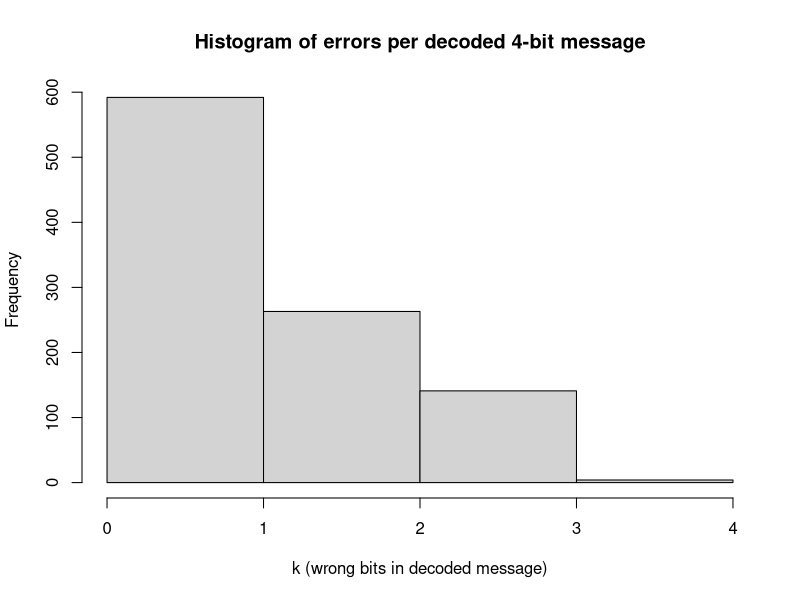
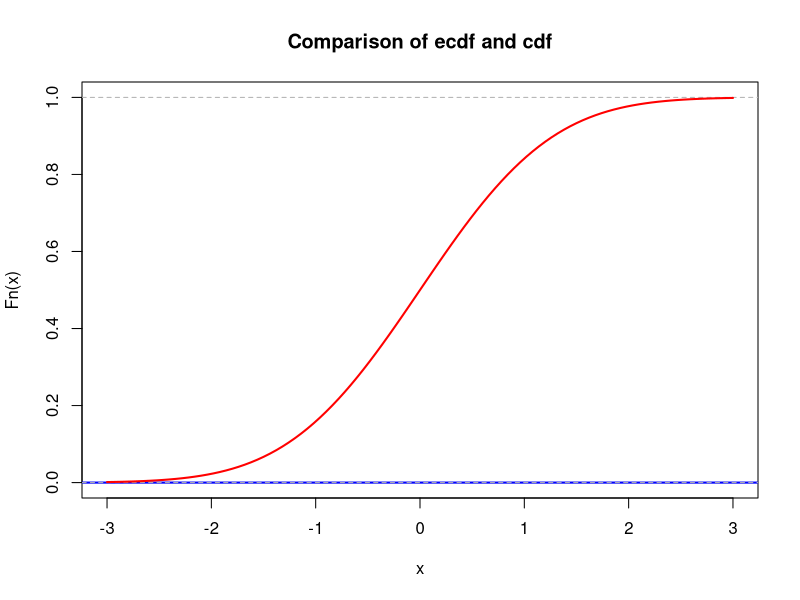
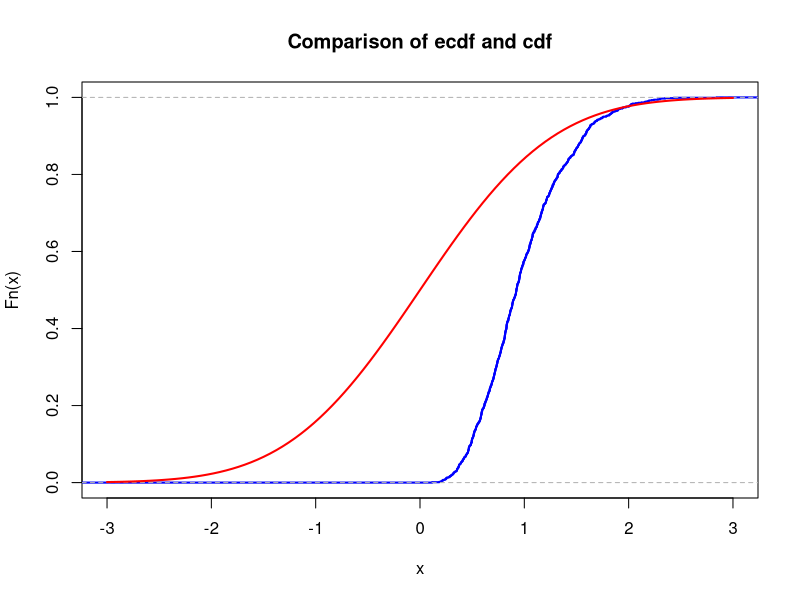
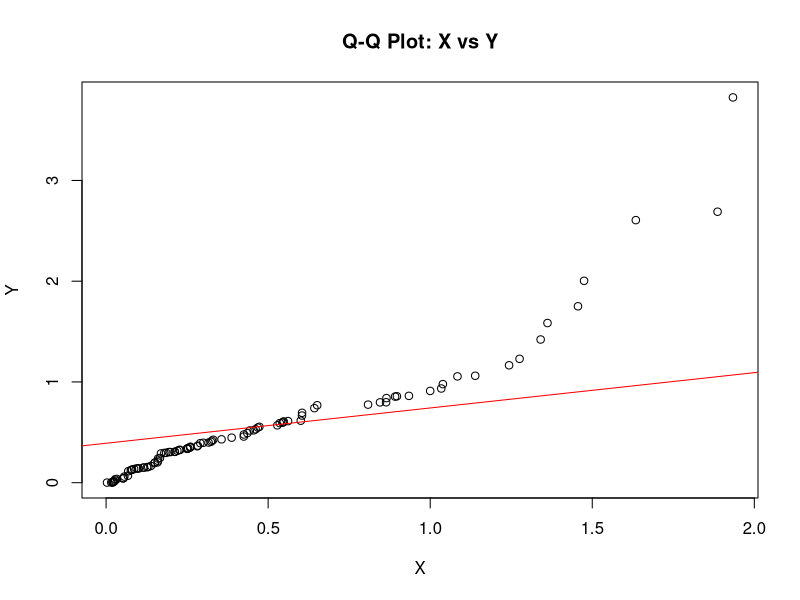
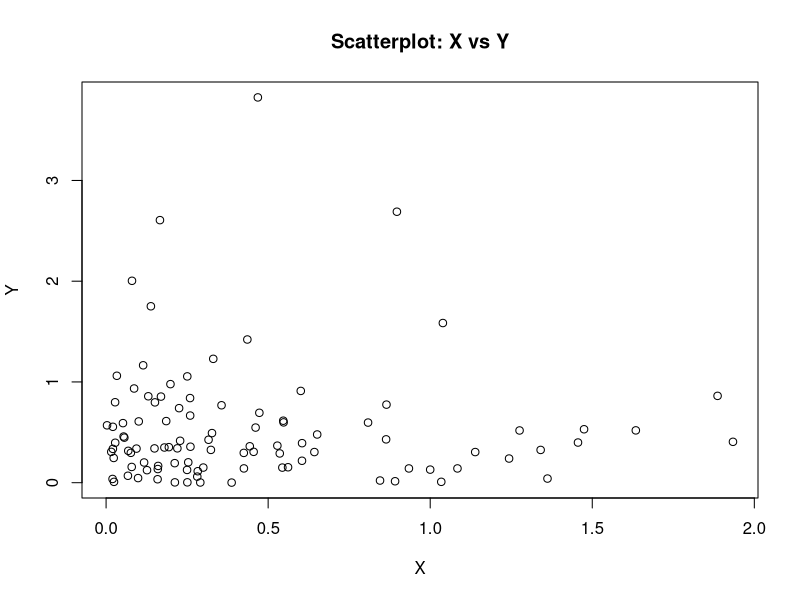
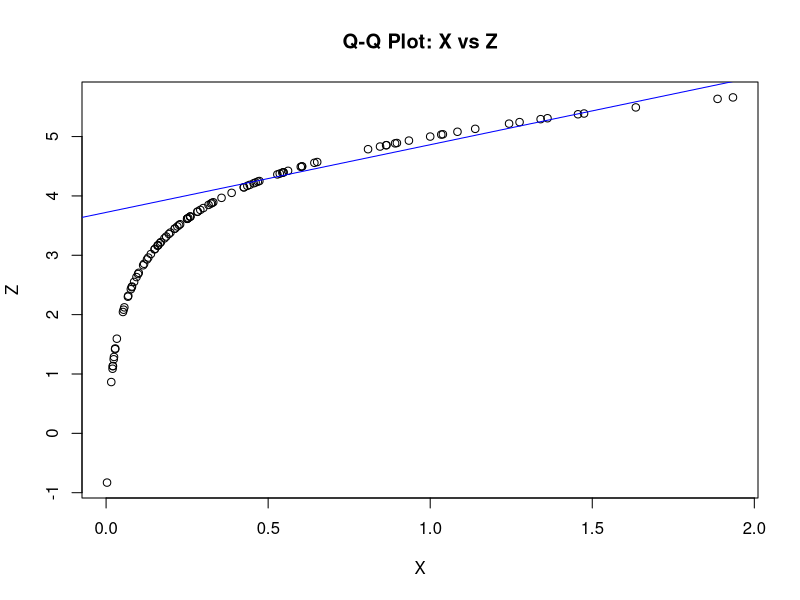
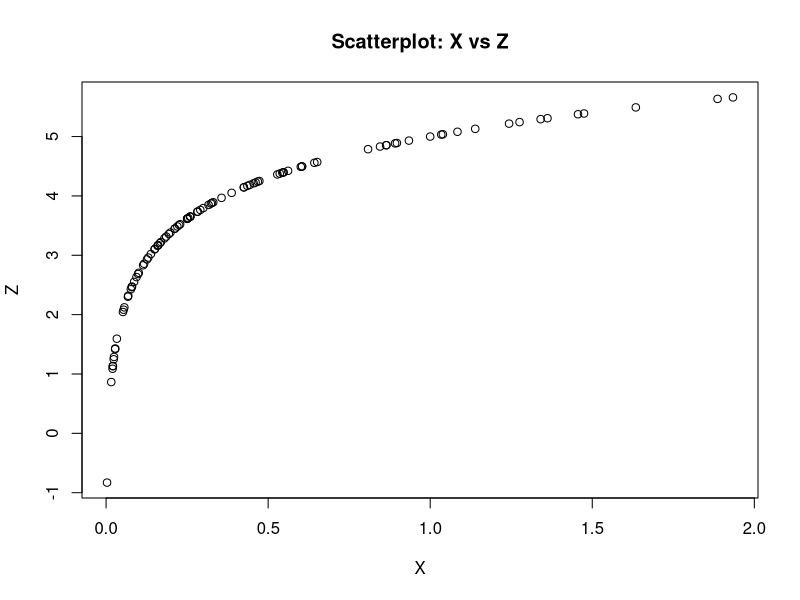

Recreate these plots in R, in order.
## ---- chunk 1
                          
id <- 26                  
                         
set.seed(id)
p <- id/100

# matrices G and H
G <- matrix(c(1, 1, 1, 0, 0, 0, 0,
		1, 0, 0, 1, 1, 0, 0,
		0, 1, 0, 1, 0, 1, 0,
		1, 1, 0, 1, 0, 0, 1), nrow = 4, byrow = TRUE)
H <- t(matrix(c(1, 0, 1, 0, 1, 0, 1,
		0, 1, 1, 0, 0, 1, 1,
		0, 0, 0, 1, 1, 1, 1), nrow = 3, byrow = TRUE))

#cat("The matrix G is: \n") 
#G
#cat("The matrix H is: \n") 
#H
#cat("The product GH must be zero: \n")
#(G%*%H)%%2

## ---- chunk 2
# generate N messages
N <- 1000

message_generator <- function(N) {
  matrix(sample(c(0,1), 4*N, replace = TRUE), nrow = N)
}

messages <- message_generator(N)
codewords <- (messages %*% G) %% 2
## ---- chunk 3
errors <- matrix(rbinom(N*7, size = 1, prob = p), nrow = N)
received <- (codewords + errors) %% 2
## ---- chunk 4
#First of all, we have to get syndrome z=rH(mod2) three-bites vector
syndrome <- function(r) as.vector((r %*% H) %% 2)

#Now we are correcting one message
correct_one  <- function(r) {
  z <- syndrome(matrix(r, nrow = 1))
  pos <- z[1] + 2*z[2] + 4*z[3]
  if (pos != 0) r[pos] <- 1 - r[pos]
  r
}

#decoding (leaving only bits with information)
decode_one   <- function(r) c(r[3], r[5], r[6], r[7])

#applying to all words
corrected <- t(apply(received, 1, correct_one))
decoded   <- t(apply(corrected, 1, decode_one))

#caclulating p_hat
success <- apply(decoded == messages, 1, all)
p_hat   <- mean(success)
p_hat

## ---- chunk 5
z <- qnorm(0.975)
SE <- sqrt(p_hat * (1 - p_hat) / N)
var_e <- z * SE
CI <- c(p_hat - var_e, p_hat + var_e)

list(SE = SE, epsilon = var_e, CI_for_p_star = CI)
## ---- chunk 6
N_min <- ceiling((1.96^2 * 0.25) / 0.03^2)
N_min
## ---- chunk 7
k <- rowSums(decoded != messages)

hist(k, breaks = 0:4, xlab = "k (wrong bits in decoded message)",
     main = "Histogram of errors per decoded 4-bit message")
## ---- chunk 8
lambda <- 1  # change this!
N <- 100     # change this!
mu <- N * lambda
K <- 1e3
n <- 5
sample_means <- colMeans(matrix(rpois(n*K, lambda = mu), nrow=n))
## ---- chunk 9
mu <- 0       # change this!
sigma <- 1    # change this!
## ---- chunk 10
xlims <- c(mu-3*sigma,mu+3*sigma)
Fs <- ecdf(sample_means)
plot(Fs, 
     xlim = xlims, 
     ylim = c(0,1),
     col = "blue",
     lwd = 2,
     main = "Comparison of ecdf and cdf")
curve(pnorm(x, mean = mu, sd = sigma), col = "red", lwd = 2, add = TRUE)
## ---- chunk 11
nu1 <- 1  # change this!
K <- 1e3
n <- 5
sample_means <- colMeans(matrix(rexp(n*K, rate = nu1), nrow=n))
## ---- chunk 12
mu <- 0       # change this!
sigma <- 1    # change this!
## ---- chunk 13
xlims <- c(mu-3*sigma,mu+3*sigma)
Fs <- ecdf(sample_means)
plot(Fs, 
     xlim = xlims, 
     col = "blue",
     lwd = 2,
     main = "Comparison of ecdf and cdf")
curve(pnorm(x, mean = mu, sd = sigma), col = "red", lwd = 2, add = TRUE)
## ---- chunk 14
mu <- 26
sigma <- sqrt(59)
N <- 100

X <- rnorm(N, mu, sigma)
Y <- 1/X

mean_x <- mean(X)
mean_Y <- mean(Y)

reciprocal_mean_X <- 1/mean_x

reciprocal_mean_X
mean_Y
## ---- chunk 15
lambda <- 2

X_exp <- rexp(n = N, lambda)
Y_exp <- rexp(n = N, lambda)
Z_exp <- log(X_exp) + 5

qqplot(X_exp, Y_exp, 
       main = "Q-Q Plot: X vs Y", 
       xlab = "X", ylab = "Y")
# Adding line for x=y because distributions are the same.
qqline(Y_exp, col = "red") 
# The points lie on the line, so X and Y are "similar" (from the same distribution).

plot(X_exp, Y_exp, 
     main = "Scatterplot: X vs Y",
     xlab = "X", ylab = "Y")
# Here we can see chaotic number of points. We don't have any pattern here so X and Y are independent.

qqplot(X_exp, Z_exp, 
       main = "Q-Q Plot: X vs Z",
       xlab = "X", ylab = "Z")
# Adding line for y=x.
qqline(Z_exp, col = "blue")
# The points form a curve and do not lie on the line. Therefore, X and Z are NOT "similar" (they are from different distributions).

plot(X_exp, Z_exp, 
     main = "Scatterplot: X vs Z",
     xlab = "X", ylab = "Z")
# Here we can see a clear logarithmic curve. All points lie on it. This proves that Z is functionally dependent on X.
## ---- chunk 16
        # YOUR CODE HERE
## ---- chunk 17
        # YOUR CODE HERE
